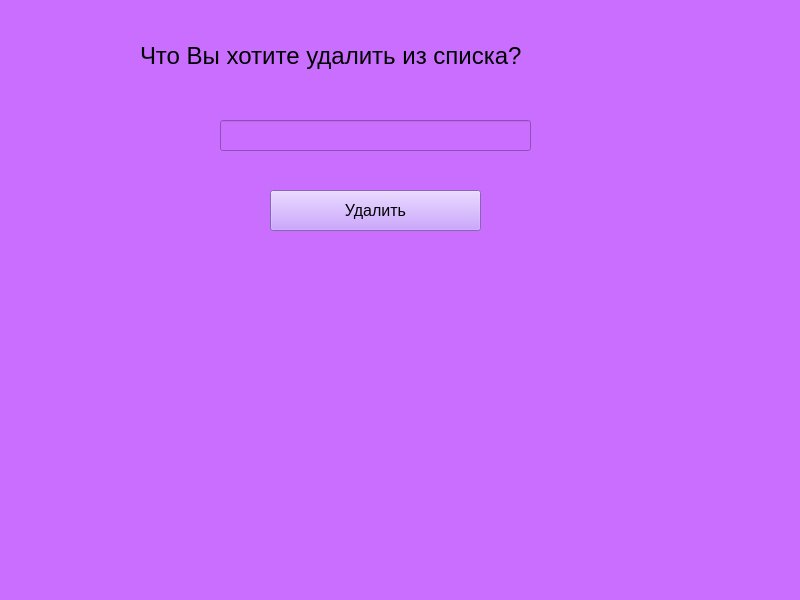
<?xml version="1.0" encoding="UTF-8"?>
<ui version="4.0">
 <class>MainWindow</class>
 <widget class="QMainWindow" name="MainWindow">
  <property name="geometry">
   <rect>
    <x>0</x>
    <y>0</y>
    <width>800</width>
    <height>600</height>
   </rect>
  </property>
  <property name="windowTitle">
   <string>MainWindow</string>
  </property>
  <property name="styleSheet">
   <string notr="true">background-color: rgb(202, 110, 255);</string>
  </property>
  <widget class="QWidget" name="centralwidget">
   <widget class="QLabel" name="label">
    <property name="geometry">
     <rect>
      <x>140</x>
      <y>30</y>
      <width>481</width>
      <height>51</height>
     </rect>
    </property>
    <property name="font">
     <font>
      <pointsize>18</pointsize>
     </font>
    </property>
    <property name="text">
     <string>Что Вы хотите удалить из списка?</string>
    </property>
   </widget>
   <widget class="QLineEdit" name="lineEdit">
    <property name="geometry">
     <rect>
      <x>220</x>
      <y>120</y>
      <width>311</width>
      <height>31</height>
     </rect>
    </property>
   </widget>
   <widget class="QLabel" name="label_2">
    <property name="geometry">
     <rect>
      <x>130</x>
      <y>290</y>
      <width>501</width>
      <height>51</height>
     </rect>
    </property>
    <property name="font">
     <font>
      <pointsize>12</pointsize>
     </font>
    </property>
    <property name="text">
     <string/>
    </property>
   </widget>
   <widget class="QPushButton" name="pushButton">
    <property name="geometry">
     <rect>
      <x>270</x>
      <y>190</y>
      <width>211</width>
      <height>41</height>
     </rect>
    </property>
    <property name="font">
     <font>
      <pointsize>12</pointsize>
     </font>
    </property>
    <property name="styleSheet">
     <string notr="true">background-color: rgb(188, 140, 255);</string>
    </property>
    <property name="text">
     <string>Удалить</string>
    </property>
   </widget>
  </widget>
  <widget class="QMenuBar" name="menubar">
   <property name="geometry">
    <rect>
     <x>0</x>
     <y>0</y>
     <width>800</width>
     <height>26</height>
    </rect>
   </property>
  </widget>
  <widget class="QStatusBar" name="statusbar"/>
 </widget>
 <resources/>
 <connections/>
</ui>
